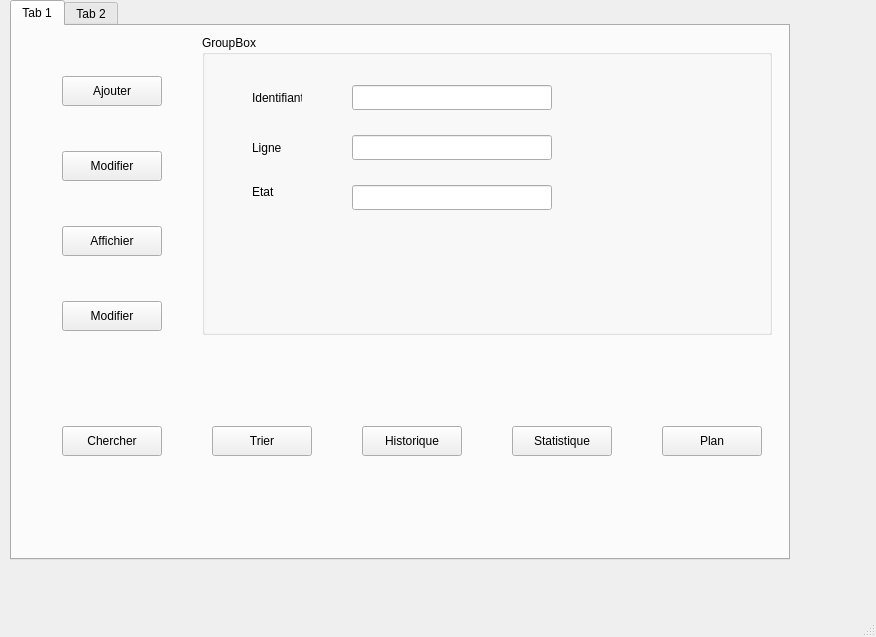
<?xml version="1.0" encoding="UTF-8"?>
<ui version="4.0">
 <class>MainWindow</class>
 <widget class="QMainWindow" name="MainWindow">
  <property name="geometry">
   <rect>
    <x>0</x>
    <y>0</y>
    <width>876</width>
    <height>637</height>
   </rect>
  </property>
  <property name="windowTitle">
   <string>MainWindow</string>
  </property>
  <widget class="QWidget" name="centralwidget">
   <widget class="QTabWidget" name="tabWidget">
    <property name="geometry">
     <rect>
      <x>10</x>
      <y>0</y>
      <width>780</width>
      <height>560</height>
     </rect>
    </property>
    <property name="currentIndex">
     <number>0</number>
    </property>
    <widget class="QWidget" name="tab">
     <attribute name="title">
      <string>Tab 1</string>
     </attribute>
     <widget class="QGroupBox" name="groupBox">
      <property name="geometry">
       <rect>
        <x>190</x>
        <y>9</y>
        <width>570</width>
        <height>300</height>
       </rect>
      </property>
      <property name="title">
       <string>GroupBox</string>
      </property>
      <widget class="QLabel" name="label">
       <property name="geometry">
        <rect>
         <x>50</x>
         <y>50</y>
         <width>50</width>
         <height>25</height>
        </rect>
       </property>
       <property name="text">
        <string>Identifiant</string>
       </property>
      </widget>
      <widget class="QLabel" name="label_2">
       <property name="geometry">
        <rect>
         <x>50</x>
         <y>100</y>
         <width>50</width>
         <height>25</height>
        </rect>
       </property>
       <property name="text">
        <string>Ligne</string>
       </property>
      </widget>
      <widget class="QLabel" name="label_3">
       <property name="geometry">
        <rect>
         <x>50</x>
         <y>150</y>
         <width>47</width>
         <height>14</height>
        </rect>
       </property>
       <property name="text">
        <string>Etat</string>
       </property>
      </widget>
      <widget class="QLineEdit" name="lineEdit">
       <property name="geometry">
        <rect>
         <x>150</x>
         <y>150</y>
         <width>200</width>
         <height>25</height>
        </rect>
       </property>
      </widget>
      <widget class="QLineEdit" name="lineEdit_2">
       <property name="geometry">
        <rect>
         <x>150</x>
         <y>100</y>
         <width>200</width>
         <height>25</height>
        </rect>
       </property>
      </widget>
      <widget class="QLineEdit" name="lineEdit_3">
       <property name="geometry">
        <rect>
         <x>150</x>
         <y>50</y>
         <width>200</width>
         <height>25</height>
        </rect>
       </property>
      </widget>
     </widget>
     <widget class="QPushButton" name="pushButton">
      <property name="geometry">
       <rect>
        <x>50</x>
        <y>50</y>
        <width>100</width>
        <height>30</height>
       </rect>
      </property>
      <property name="text">
       <string>Ajouter</string>
      </property>
     </widget>
     <widget class="QPushButton" name="pushButton_2">
      <property name="geometry">
       <rect>
        <x>50</x>
        <y>125</y>
        <width>100</width>
        <height>30</height>
       </rect>
      </property>
      <property name="text">
       <string>Modifier</string>
      </property>
     </widget>
     <widget class="QPushButton" name="pushButton_3">
      <property name="geometry">
       <rect>
        <x>50</x>
        <y>200</y>
        <width>100</width>
        <height>30</height>
       </rect>
      </property>
      <property name="text">
       <string>Affichier</string>
      </property>
     </widget>
     <widget class="QPushButton" name="pushButton_4">
      <property name="geometry">
       <rect>
        <x>50</x>
        <y>275</y>
        <width>100</width>
        <height>30</height>
       </rect>
      </property>
      <property name="text">
       <string>Modifier</string>
      </property>
     </widget>
     <widget class="QPushButton" name="pushButton_5">
      <property name="geometry">
       <rect>
        <x>50</x>
        <y>400</y>
        <width>100</width>
        <height>30</height>
       </rect>
      </property>
      <property name="text">
       <string>Chercher</string>
      </property>
     </widget>
     <widget class="QPushButton" name="pushButton_6">
      <property name="geometry">
       <rect>
        <x>200</x>
        <y>400</y>
        <width>100</width>
        <height>30</height>
       </rect>
      </property>
      <property name="text">
       <string>Trier</string>
      </property>
     </widget>
     <widget class="QPushButton" name="pushButton_7">
      <property name="geometry">
       <rect>
        <x>350</x>
        <y>400</y>
        <width>100</width>
        <height>30</height>
       </rect>
      </property>
      <property name="text">
       <string>Historique</string>
      </property>
     </widget>
     <widget class="QPushButton" name="pushButton_8">
      <property name="geometry">
       <rect>
        <x>500</x>
        <y>400</y>
        <width>100</width>
        <height>30</height>
       </rect>
      </property>
      <property name="text">
       <string>Statistique</string>
      </property>
     </widget>
     <widget class="QPushButton" name="pushButton_9">
      <property name="geometry">
       <rect>
        <x>650</x>
        <y>400</y>
        <width>100</width>
        <height>30</height>
       </rect>
      </property>
      <property name="text">
       <string>Plan</string>
      </property>
     </widget>
    </widget>
    <widget class="QWidget" name="tab_2">
     <attribute name="title">
      <string>Tab 2</string>
     </attribute>
    </widget>
   </widget>
  </widget>
  <widget class="QMenuBar" name="menubar">
   <property name="geometry">
    <rect>
     <x>0</x>
     <y>0</y>
     <width>876</width>
     <height>21</height>
    </rect>
   </property>
  </widget>
  <widget class="QStatusBar" name="statusbar"/>
 </widget>
 <resources/>
 <connections/>
</ui>
